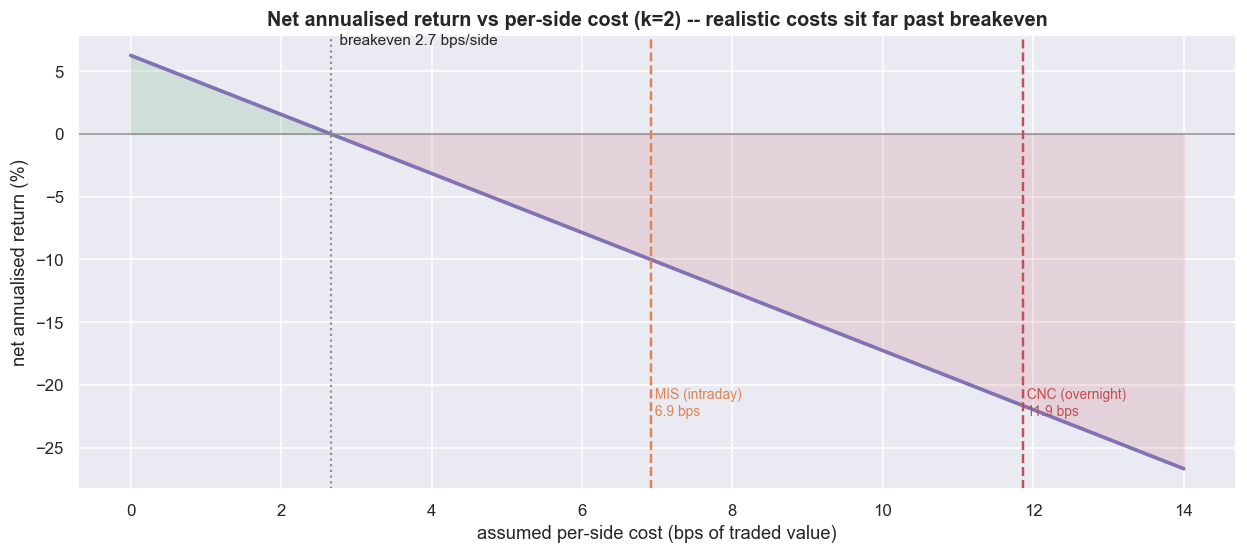

This chart was generated by the following Python code:
b0, _ = backtest(residSN, K, 0.0)            # gross once; cost is linear in cost_side
gross_mu, turn_mu = b0['gross'].mean(), b0['turn'].mean()
breakeven_bps = gross_mu / turn_mu * 1e4
cps = np.linspace(0, 14, 80)                 # per-side cost in bps
net_ann = (gross_mu - (cps/1e4) * turn_mu) * 252 * 100   # annualised net return, %

fig, ax = plt.subplots(figsize=(11.5, 5.2))
ax.plot(cps, net_ann, color=C['purple'], lw=2.4)
ax.axhline(0, color=C['grey'], lw=1.0)
ax.fill_between(cps, net_ann, 0, where=(net_ann > 0), color=C['green'], alpha=.18)
ax.fill_between(cps, net_ann, 0, where=(net_ann < 0), color=C['red'],   alpha=.15)
ax.axvline(breakeven_bps, color=C['grey'], ls=':', lw=1.4)
ax.text(breakeven_bps, ax.get_ylim()[1]*0.9, f'  breakeven {breakeven_bps:.1f} bps/side', fontsize=10)
for x, lab, col in [(equity_cost_bps('MIS'), 'MIS (intraday)', C['amber']),
                    (equity_cost_bps('CNC'), 'CNC (overnight)', C['red'])]:
    ax.axvline(x, color=col, ls='--', lw=1.6)
    ax.text(x, ax.get_ylim()[0]*0.8, f' {lab}\n {x:.1f} bps', color=col, fontsize=9, va='bottom')
ax.set_title(f'Net annualised return vs per-side cost (k={K}) -- realistic costs sit far past breakeven')
ax.set_xlabel('assumed per-side cost (bps of traded value)'); ax.set_ylabel('net annualised return (%)')
plt.tight_layout(); plt.show()
print(f'breakeven per-side cost = {breakeven_bps:.2f} bps; realistic MIS = {equity_cost_bps("MIS"):.1f} bps, '
      f'CNC = {equity_cost_bps("CNC"):.1f} bps.')
print('You would need to trade at a fraction of realistic NSE cost for this to make money. That is the verdict.')
